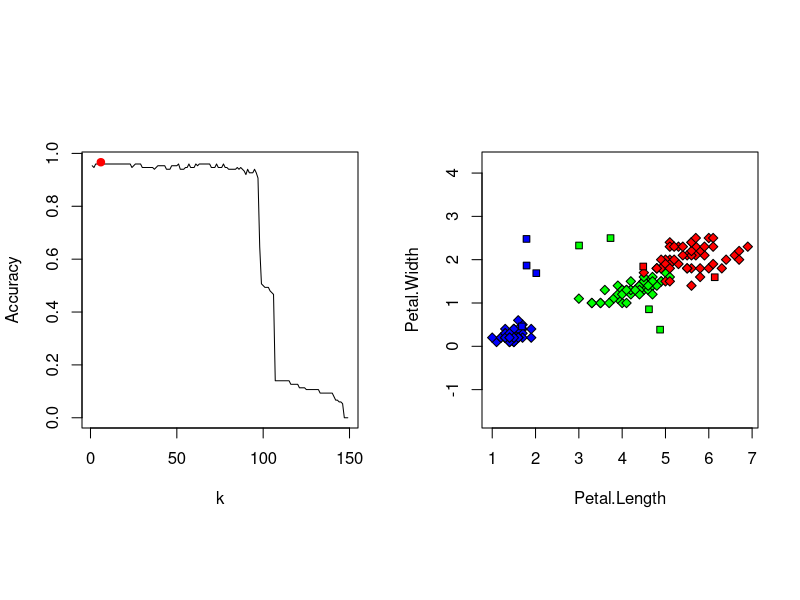

Reproduce this figure in R.
euclidean <- function(a, b) {
  return (sqrt(sum((a - b) ^ 2)))
}

kNN <- function(dataset, points, k, dist = euclidean) {
  answer <- array(dim=c(length(points[,1])))
  
  for (i in 1:length(points[,1])) {
    distance <- array(dim=dim(dataset)[1])
    for (j in 1:dim(dataset)[1]) {
      distance[j] <- dist(dataset[j, 3:4], points[i,])
    }
    sortedDataset <- dataset[order(distance),]
    
    classesCount <- c(0, 0, 0)
    names(classesCount) = unique(iris$Species)
    for (j in 1:k) {
      classesCount[sortedDataset$Species[j]] <- classesCount[sortedDataset$Species[j]] + 1
    }
    answer[i] = names(which.max(classesCount))[1]
  }
  
  return (answer)
}

fast_cvloo_knn <- function() {
  maxK <- length(iris[,1]) - 1
  classes = unique(iris$Species)
  
  ans <- rep(x = 0, times = maxK)
  for (i in 1:length(iris[,1])) {
    # for (i in 1:10) {
    cat("\r", "Processing sample ", i, " of ", length(iris[,1]))
    dataset <- iris[-i,]
    # print(dataset)
    distance <- array(dim=c(length(dataset[,1])))
    for (j in 1:(length(dataset[,1]))) {
      distance[j] <- euclidean(dataset[j, 3:4], iris[i, 3:4])
    }
    sortedDataset <- dataset[order(distance),]
    
    classesCount <- rep(x = 0, times = length(classes))
    names(classesCount) = classes
    for (j in 1:maxK) {
      classesCount[sortedDataset$Species[j]] <- classesCount[sortedDataset$Species[j]] + 1
      
      classForCurrentK = names(which.max(classesCount))[1]
      if (classForCurrentK == iris$Species[i]) {
        ans[j] = ans[j] + 1
      }
    }
    
  }
  cat("\n")
  for (i in 1:length(ans)) {
    
    ans[i] = ans[i] / length(iris[,1] - 1)
  }
  
  return (ans)
}

par(mfrow=c(1,2), pty="s")
# LOO CV, looking for the best k
stats <- fast_cvloo_knn()
plot(1:(length(iris[,1]) - 1), stats, type="l", xlab="k", ylab="Accuracy")

maxPoint = which(stats == max(stats))
points((1:(length(iris[,1]) - 1))[maxPoint], stats[maxPoint], pch = 19, col = "red")

bestK <- which.max(stats)
cat("Best K =", bestK, "\n")

# k-NN demo
z <- array(dim=c(10, 2))
for (i in 1:length(z[,1])) {
  z[i,] = c(runif(1, min = 1, max = 7), runif(1, min = 0, max = 2.5))
}

print(z)

result <- kNN(iris, z, 5)

colors <- c("setosa" = "blue", "virginica" = "red", "versicolor" = "green")
plot(iris[, 3:4], bg = colors[paste(iris$Species)], pch=23, asp=1)
points(z[,1], z[,2], bg = colors[result], pch = 22)